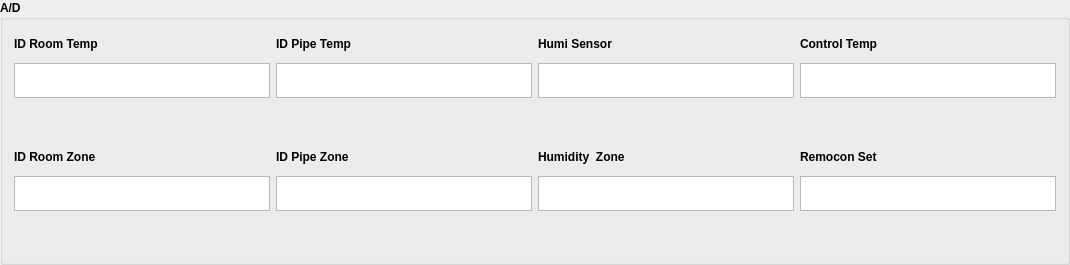
                <widget class="QGroupBox" name="groupBox_5">
                 <property name="font">
                  <font>
                   <pointsize>9</pointsize>
                   <weight>75</weight>
                   <italic>false</italic>
                   <bold>true</bold>
                   <underline>false</underline>
                   <strikeout>false</strikeout>
                   <kerning>true</kerning>
                  </font>
                 </property>
                 <property name="title">
                  <string>A/D</string>
                 </property>
                 <layout class="QVBoxLayout" name="verticalLayout_121">
                  <item>
                   <layout class="QHBoxLayout" name="horizontalLayout_33">
                    <item>
                     <layout class="QVBoxLayout" name="verticalLayout_122">
                      <item>
                       <widget class="QLabel" name="label_103">
                        <property name="minimumSize">
                         <size>
                          <width>0</width>
                          <height>26</height>
                         </size>
                        </property>
                        <property name="maximumSize">
                         <size>
                          <width>16777215</width>
                          <height>35</height>
                         </size>
                        </property>
                        <property name="text">
                         <string>ID Room Temp</string>
                        </property>
                       </widget>
                      </item>
                      <item>
                       <widget class="QTextEdit" name="IdRoomTemp_textEdit">
                        <property name="minimumSize">
                         <size>
                          <width>0</width>
                          <height>26</height>
                         </size>
                        </property>
                        <property name="maximumSize">
                         <size>
                          <width>16777215</width>
                          <height>35</height>
                         </size>
                        </property>
                        <property name="readOnly">
                         <bool>true</bool>
                        </property>
                       </widget>
                      </item>
                      <item>
                       <spacer name="verticalSpacer_37">
                        <property name="orientation">
                         <enum>Qt::Vertical</enum>
                        </property>
                        <property name="sizeHint" stdset="0">
                         <size>
                          <width>20</width>
                          <height>40</height>
                         </size>
                        </property>
                       </spacer>
                      </item>
                     </layout>
                    </item>
                    <item>
                     <layout class="QVBoxLayout" name="verticalLayout_123">
                      <item>
                       <widget class="QLabel" name="label_104">
                        <property name="minimumSize">
                         <size>
                          <width>0</width>
                          <height>26</height>
                         </size>
                        </property>
                        <property name="maximumSize">
                         <size>
                          <width>16777215</width>
                          <height>35</height>
                         </size>
                        </property>
                        <property name="text">
                         <string>ID Pipe Temp</string>
                        </property>
                       </widget>
                      </item>
                      <item>
                       <widget class="QTextEdit" name="IdPipeTemp_textEdit_2">
                        <property name="minimumSize">
                         <size>
                          <width>0</width>
                          <height>26</height>
                         </size>
                        </property>
                        <property name="maximumSize">
                         <size>
                          <width>16777215</width>
                          <height>35</height>
                         </size>
                        </property>
                        <property name="readOnly">
                         <bool>true</bool>
                        </property>
                       </widget>
                      </item>
                      <item>
                       <spacer name="verticalSpacer_38">
                        <property name="orientation">
                         <enum>Qt::Vertical</enum>
                        </property>
                        <property name="sizeHint" stdset="0">
                         <size>
                          <width>20</width>
                          <height>40</height>
                         </size>
                        </property>
                       </spacer>
                      </item>
                     </layout>
                    </item>
                    <item>
                     <layout class="QVBoxLayout" name="verticalLayout_124">
                      <item>
                       <widget class="QLabel" name="label_105">
                        <property name="minimumSize">
                         <size>
                          <width>0</width>
                          <height>26</height>
                         </size>
                        </property>
                        <property name="maximumSize">
                         <size>
                          <width>16777215</width>
                          <height>35</height>
                         </size>
                        </property>
                        <property name="text">
                         <string>Humi Sensor</string>
                        </property>
                       </widget>
                      </item>
                      <item>
                       <widget class="QTextEdit" name="humiSensor_textEdit">
                        <property name="minimumSize">
                         <size>
                          <width>0</width>
                          <height>26</height>
                         </size>
                        </property>
                        <property name="maximumSize">
                         <size>
                          <width>16777215</width>
                          <height>35</height>
                         </size>
                        </property>
                        <property name="readOnly">
                         <bool>true</bool>
                        </property>
                       </widget>
                      </item>
                      <item>
                       <spacer name="verticalSpacer_39">
                        <property name="orientation">
                         <enum>Qt::Vertical</enum>
                        </property>
                        <property name="sizeHint" stdset="0">
                         <size>
                          <width>20</width>
                          <height>40</height>
                         </size>
                        </property>
                       </spacer>
                      </item>
                     </layout>
                    </item>
                    <item>
                     <layout class="QVBoxLayout" name="verticalLayout_128">
                      <item>
                       <widget class="QLabel" name="label_109">
                        <property name="minimumSize">
                         <size>
                          <width>0</width>
                          <height>26</height>
                         </size>
                        </property>
                        <property name="maximumSize">
                         <size>
                          <width>16777215</width>
                          <height>35</height>
                         </size>
                        </property>
                        <property name="text">
                         <string>Control Temp</string>
                        </property>
                       </widget>
                      </item>
                      <item>
                       <widget class="QTextEdit" name="CtrTemp_textEdit">
                        <property name="minimumSize">
                         <size>
                          <width>0</width>
                          <height>26</height>
                         </size>
                        </property>
                        <property name="maximumSize">
                         <size>
                          <width>16777215</width>
                          <height>35</height>
                         </size>
                        </property>
                        <property name="readOnly">
                         <bool>true</bool>
                        </property>
                       </widget>
                      </item>
                      <item>
                       <spacer name="verticalSpacer_43">
                        <property name="orientation">
                         <enum>Qt::Vertical</enum>
                        </property>
                        <property name="sizeHint" stdset="0">
                         <size>
                          <width>20</width>
                          <height>40</height>
                         </size>
                        </property>
                       </spacer>
                      </item>
                     </layout>
                    </item>
                   </layout>
                  </item>
                  <item>
                   <layout class="QHBoxLayout" name="horizontalLayout_34">
                    <item>
                     <layout class="QVBoxLayout" name="verticalLayout_125">
                      <item>
                       <widget class="QLabel" name="label_106">
                        <property name="minimumSize">
                         <size>
                          <width>0</width>
                          <height>26</height>
                         </size>
                        </property>
                        <property name="maximumSize">
                         <size>
                          <width>16777215</width>
                          <height>35</height>
                         </size>
                        </property>
                        <property name="text">
                         <string>ID Room Zone</string>
                        </property>
                       </widget>
                      </item>
                      <item>
                       <widget class="QTextEdit" name="IDroomZOne_textEdit">
                        <property name="minimumSize">
                         <size>
                          <width>0</width>
                          <height>26</height>
                         </size>
                        </property>
                        <property name="maximumSize">
                         <size>
                          <width>16777215</width>
                          <height>35</height>
                         </size>
                        </property>
                        <property name="readOnly">
                         <bool>true</bool>
                        </property>
                       </widget>
                      </item>
                      <item>
                       <spacer name="verticalSpacer_40">
                        <property name="orientation">
                         <enum>Qt::Vertical</enum>
                        </property>
                        <property name="sizeHint" stdset="0">
                         <size>
                          <width>20</width>
                          <height>40</height>
                         </size>
                        </property>
                       </spacer>
                      </item>
                     </layout>
                    </item>
                    <item>
                     <layout class="QVBoxLayout" name="verticalLayout_126">
                      <item>
                       <widget class="QLabel" name="label_107">
                        <property name="minimumSize">
                         <size>
                          <width>0</width>
                          <height>26</height>
                         </size>
                        </property>
                        <property name="maximumSize">
                         <size>
                          <width>16777215</width>
                          <height>35</height>
                         </size>
                        </property>
                        <property name="text">
                         <string>ID Pipe Zone</string>
                        </property>
                       </widget>
                      </item>
                      <item>
                       <widget class="QTextEdit" name="IDpipeZone_textEdi">
                        <property name="minimumSize">
                         <size>
                          <width>0</width>
                          <height>26</height>
                         </size>
                        </property>
                        <property name="maximumSize">
                         <size>
                          <width>16777215</width>
                          <height>35</height>
                         </size>
                        </property>
                        <property name="readOnly">
                         <bool>true</bool>
                        </property>
                       </widget>
                      </item>
                      <item>
                       <spacer name="verticalSpacer_41">
                        <property name="orientation">
                         <enum>Qt::Vertical</enum>
                        </property>
                        <property name="sizeHint" stdset="0">
                         <size>
                          <width>20</width>
                          <height>40</height>
                         </size>
                        </property>
                       </spacer>
                      </item>
                     </layout>
                    </item>
                    <item>
                     <layout class="QVBoxLayout" name="verticalLayout_127">
                      <item>
                       <widget class="QLabel" name="label_108">
                        <property name="minimumSize">
                         <size>
                          <width>0</width>
                          <height>26</height>
                         </size>
                        </property>
                        <property name="maximumSize">
                         <size>
                          <width>16777215</width>
                          <height>35</height>
                         </size>
                        </property>
                        <property name="text">
                         <string>Humidity  Zone</string>
                        </property>
                       </widget>
                      </item>
                      <item>
                       <widget class="QTextEdit" name="HumidityZone_textEdit">
                        <property name="minimumSize">
                         <size>
                          <width>0</width>
                          <height>26</height>
                         </size>
                        </property>
                        <property name="maximumSize">
                         <size>
                          <width>16777215</width>
                          <height>35</height>
                         </size>
                        </property>
                        <property name="readOnly">
                         <bool>true</bool>
                        </property>
                       </widget>
                      </item>
                      <item>
                       <spacer name="verticalSpacer_42">
                        <property name="orientation">
                         <enum>Qt::Vertical</enum>
                        </property>
                        <property name="sizeHint" stdset="0">
                         <size>
                          <width>20</width>
                          <height>40</height>
                         </size>
                        </property>
                       </spacer>
                      </item>
                     </layout>
                    </item>
                    <item>
                     <layout class="QVBoxLayout" name="verticalLayout_129">
                      <item>
                       <widget class="QLabel" name="label_110">
                        <property name="minimumSize">
                         <size>
                          <width>0</width>
                          <height>26</height>
                         </size>
                        </property>
                        <property name="maximumSize">
                         <size>
                          <width>16777215</width>
                          <height>35</height>
                         </size>
                        </property>
                        <property name="text">
                         <string>Remocon Set</string>
                        </property>
                       </widget>
                      </item>
                      <item>
                       <widget class="QTextEdit" name="RemoconSet_textEdit">
                        <property name="minimumSize">
                         <size>
                          <width>0</width>
                          <height>26</height>
                         </size>
                        </property>
                        <property name="maximumSize">
                         <size>
                          <width>16777215</width>
                          <height>35</height>
                         </size>
                        </property>
                        <property name="readOnly">
                         <bool>true</bool>
                        </property>
                       </widget>
                      </item>
                      <item>
                       <spacer name="verticalSpacer_44">
                        <property name="orientation">
                         <enum>Qt::Vertical</enum>
                        </property>
                        <property name="sizeHint" stdset="0">
                         <size>
                          <width>20</width>
                          <height>40</height>
                         </size>
                        </property>
                       </spacer>
                      </item>
                     </layout>
                    </item>
                   </layout>
                  </item>
                  <item>
                   <layout class="QHBoxLayout" name="horizontalLayout_35"/>
                  </item>
                 </layout>
                </widget>
